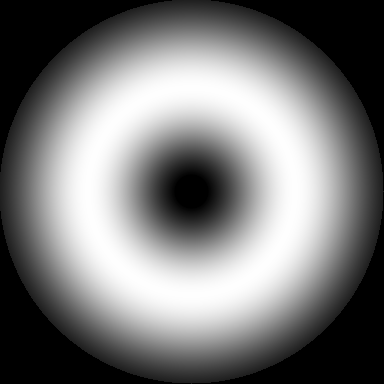
#> input picture data/2D/pupils/SPHERE/SPHERE_APO2_field_transmission_map.fits, 384 x 384 px, given in place of apod_initial_0520.fits, which was not available
$ python comapre_sphere-apodizer_profiles.py   (older library calls are emulated)
#> lines starting #> are read from the running program, lines starting #| are printed output that depends on the picture; pictures that were not available may be replaced by others from this repository, and a replacement may not be noted
### corono/default.py
#!/usr/bin/env python3
# -*- coding: utf-8 -*-
"""
Created on Tue Aug 28 16:49:07 2018

Author: Mamadou N'Diaye <mamadou.ndiaye@oca.eu>

License: MIT license

"""

#%%
"""
Default parameters
"""
#%%
def get_default_params_Coronagraph():
    r"""
    Gets the default parameters for the Coronagraph class.

    Parameters
    ----------
    PupilID : float (default=0.14)
        Pupil central obstruction size :math:`d` in fraction of the pupil
        diameter :math:`D`

    LyotStopID : float (default=0.28)
        Lyot stop central obstruction size :math:`d_S` in fraction of the pupil
        diameter :math:`D`

    rho0 : float (default=5)
        Inner edge :math:`\rho_0` of the search area in the coronagraphic image

    rho1 : float (default=10)
        Outer edge :math:`\rho_1` of the search area in the coronagraphic image

    nPup : int (default=200)
        Sampling across the pupil diameter :math:`D`

    nImg : int (default=200)
        Sampling across the final image plane along one axis for 1D simulations

    Fmax : float (default=25)
        Maximum spatial frequency in the final image plane for 1D simulations

    nImg2d : int (default=44)
        Final image plane sampling for 2D simulations

    Fmax2d : float (default=22)
        Maximum spatial frequency in the final image plane for 2D simulations

    lam0 : float (default=1.0)
        Central wavelength :math:`\lambda_0`

    bw : float (default=0.2)
        Spectral bandwidth :math:`\Delta\lambda/\lambda_0`

    nlam : int (default=5)
        Spectral sampling

    R : float (default=1)
        Unitary radius of the pupil

    fdir : string (default='')
        Directory

    CtrBtwnPix : boolean (default=True)
        Keyword to work with pupil arrays that are centered between four pixels
        from pupil to the coronagraph mask focal plane if True

    CtrBtwnPix2 : boolean (default=False)
        Keyword to work with image arrays that are centered between four pixels
        from pupil to the final image plane to if True

    Pupil2dSym : boolean (default=False)
        Keyword to use faster computation for symmetric pupils

    Returns
    ----------
    tmp : dict
        Dictionary with parameters and all their default values.

    References
    ----------
    .. [1] M. N'Diaye, L. Pueyo, and R. Soummer, Apodized Pupil Lyot Coronagraphs for
        Arbitrary Apertures. IV. Reduced Inner Working Angle and Increased
        Robustness to Low-order Aberrations, ApJ 799, 2, 225 (2015).

        http://iopscience.iop.org/article/10.1088/0004-637X/799/2/225/meta.

    .. [2] M. N'Diaye, R. Soummer, L. Pueyo, A. Carlotti, C. Stark, M. Perrin,
        Apodized Pupil Lyot Coronagraphs for Arbitrary Apertures. V. Hybrid
        Shaped Pupil Designs for Imaging Earth-like planets with Future
        Space Observatories, ApJ 818, 2, 163 (2016).

        http://iopscience.iop.org/article/10.3847/0004-637X/818/2/163/meta


    """
    tmp = {'PupilID':0.14,'LyotStopID':0.28,'LyotStopOD':1.0,
           'rho0':9,'rho1':10,
           'rho0direct':0.7, 'rho1direct':6.0,
           'nPup':50,'nImg':50,'Fmax':25,'nFPM':25,
           'nImg2d':44, 'Fmax2d':22,
           'bw':0.2,'lam0':1.0,'nlam':1, 'wv':1.593e-6,
           'R':1.0,
           'fdir':'',
           'CtrBtwnPix':True, 'CtrBtwnPix2':False,
           'Pupil2dSym':True,
           'Pupil1d':None, 'LyotStop1d':None,
           'Pupil2d':None, 'LyotStop2d':None,
           'ImPart':True, 'lam_t':None}

    return tmp

#%%
def get_default_params_APLC1d():
    r"""
    Gets the default parameters for the APLC1d Coronagraph subclass.

    Parameters
    ----------
    rMask : float
        Focal plane mask (FPM) radius :math:`m/2` in :math:`\lambda_0/D`

    nFPM : int
        Mask sampling

    Returns
    ----------
    tmp : dict
        Dictionary that contains all the default values of the
        Coronagraph class and the APLC1d subclass

    """
    tmp = get_default_params_Coronagraph()
    tmp.update({'rMask':2.8,'nFPM':50, 'corono_name':'APLC',
                'Pupil1d':None, 'LyotStop1d':None})

    return tmp

#%%
def get_default_params_SP1d():
    r"""
    Gets the default parameters for the SP1d Coronagraph subclass.

    Parameters
    ----------
    rMask : float
        Focal plane mask (FPM) radius :math:`m/2` in :math:`\lambda_0/D`

    nFPM : int
        Mask sampling

    Returns
    ----------
    tmp : dict
        Dictionary that contains all the default values of the
        Coronagraph class and the APLC1d subclass

    """
    tmp = get_default_params_Coronagraph()
    tmp.update({'rMask':5.0,'nFPM':50, 'corono_name':'SP',
                'Pupil1d':None, 'LyotStop1d':None})

    return tmp


#%%
def get_default_params_DZPM1d():
    r"""
    Gets the default parameters for the DZPM1d Coronagraph subclass.

    Parameters
    ----------
    rMask1 : float (default=0.875/2)
        Inner part of the focal plane mask radius :math:`m_1/2` in
        :math:`\lambda_0/D`

    rMask2 : float (default=1.453/2)
        Outer part of the focal plane mask radius :math:`m_2/2` in
        :math:`\lambda_0/D`

    OPDx1 : float (default=0.309)
        Optical path difference :math:`\delta_1/2` in :math:`\lambda_0`
        for the inner part of the FPM

    OPDx2 : float (default=0.672)
        Optical path difference :math:`\delta_2/2` in :math:`\lambda_0`
        for the outer part of the FPM

    ome1 : float (default=-2.340)
        Second order term :math:`\omega_1` for an apodization with amplitude transmission
        polynomial function

    ome2 : float (default=2.051)
        Forth order term :math:`\omega_2` for an apodization with amplitude transmission
        polynomial function

    beta : float (default=-0.236)
        Coefficient :math:`\beta` in :math:`\lambda_0` related to a defocus shift that is applied to the
        focal plane mask. Equivalent to a phase entrance pupil apodization.

    nFPM : float (default=68.82)
        Mask sampling

    Returns
    ----------
    tmp : dict
        Dictionary with all the default values of the
        Coronagraph class and the DZPM1d subclass.

    References
    ----------
    .. [1] R. Soummer, K. Dohlen, and C. Aime, Achromatic dual-zone phase mask
        stellar coronagraph, A&A 403, 1 (2003).

        https://www.aanda.org/articles/aa/abs/2003/19/aa3246/aa3246.html

    .. [2] M. N'Diaye, K. Dohlen, S. Cuevas, R. Soummer, C. Sánchez-Pérez,
        F. Zamkotsian, Improved achromatization of phase mask coronagraphs
        using colored apodization, A&A 538, A55 (2012).

        https://www.aanda.org/articles/aa/abs/2012/02/aa17661-11/aa17661-11.html

    .. [3] J. R. Delorme, M. N'Diaye, R. Galicher, K. Dohlen, P. Baudoz,
        A. Caillat, G. Rousset, R. Soummer, O. Dupuis, Laboratory validation of
        the dual-zone phase mask coronagraph in broadband light at the
        high-contrast imaging THD testbed, A&A 592, A119 (2016).

        https://www.aanda.org/articles/aa/abs/2016/08/aa28587-16/aa28587-16.html

    """
    tmp = get_default_params_Coronagraph()
    tmp.update({'rMask1':0.875/2, 'rMask2':1.453/2.,
           'OPDx1':0.309, 'OPDx2':0.672,
           'ome1':-2.340, 'ome2':2.051, 'beta':-0.236,
           'nFPM':68.82312456985547,
           'corono_name':'DZPM',
           'Pupil1d':None, 'LyotStop1d':None})

    return tmp

#%%
def get_default_params_HDZPM1d():
    r"""
    Gets the default parameters for the DZPM1d Coronagraph subclass.
    The central part of the FPM is opaque.

    Parameters
    ----------
    rMask1 : float (default=0.875/2)
        Inner part of the focal plane mask radius :math:`m_1/2` in
        :math:`\lambda_0/D`

    rMask2 : float (default=1.453/2)
        Outer part of the focal plane mask radius :math:`m_2/2` in
        :math:`\lambda_0/D`

    OPDx2 : float (default=0.672)
        Optical path difference :math:`\delta_2/2` in :math:`\lambda_0`
        for the outer part of the FPM

    ome1 : float (default=-2.340)
        Second order term :math:`\omega_1` for an apodization with amplitude transmission
        polynomial function

    ome2 : float (default=2.051)
        Forth order term :math:`\omega_2` for an apodization with amplitude transmission
        polynomial function

    beta : float (default=-0.236)
        Coefficient :math:`\beta` in :math:`\lambda_0` related to a defocus shift that is applied to the
        focal plane mask. Equivalent to a phase entrance pupil apodization.

    nFPM : float (default=68.82)
        Mask sampling

    Returns
    ----------
    tmp : dict
        Dictionary with all the default values of the
        Coronagraph class and the DZPM1d subclass.

    References
    ----------
    .. [1] R. Soummer, K. Dohlen, and C. Aime, Achromatic dual-zone phase mask
        stellar coronagraph, A&A 403, 1 (2003).

        https://www.aanda.org/articles/aa/abs/2003/19/aa3246/aa3246.html

    .. [2] M. N'Diaye, K. Dohlen, S. Cuevas, R. Soummer, C. Sánchez-Pérez,
        F. Zamkotsian, Improved achromatization of phase mask coronagraphs
        using colored apodization, A&A 538, A55 (2012).

        https://www.aanda.org/articles/aa/abs/2012/02/aa17661-11/aa17661-11.html

    .. [3] J. R. Delorme, M. N'Diaye, R. Galicher, K. Dohlen, P. Baudoz,
        A. Caillat, G. Rousset, R. Soummer, O. Dupuis, Laboratory validation of
        the dual-zone phase mask coronagraph in broadband light at the
        high-contrast imaging THD testbed, A&A 592, A119 (2016).

        https://www.aanda.org/articles/aa/abs/2016/08/aa28587-16/aa28587-16.html

    """
    tmp = get_default_params_Coronagraph()
    tmp.update({'rMask1':0.875/2, 'rMask2':1.453/2.,
           'OPDx2':0.672,
           'nFPM':68.82312456985547,
           'corono_name':'HDZPM',
           'Pupil1d':None, 'LyotStop1d':None})

    return tmp

#%%
def get_default_params_HTZPM1d():
    r"""
    Gets the default parameters for the TZPM1d Coronagraph subclass.
    The central part of the FPM is opaque.

    Parameters
    ----------
    rMask1 : float (default=0.875/2)
        Inner part of the focal plane mask radius :math:`m_1/2` in
        :math:`\lambda_0/D`

    rMask2 : float (default=1.453/2)
        Outer part of the focal plane mask radius :math:`m_2/2` in
        :math:`\lambda_0/D`

    rMask3 : float (default=1.453/2)
        Outer part of the focal plane mask radius :math:`m_3/2` in
        :math:`\lambda_0/D`

    OPDx2 : float (default=0.672)
        Optical path difference :math:`\delta_2/2` in :math:`\lambda_0`
        for the outer part of the FPM

    OPDx3 : float (default=0.672)
        Optical path difference :math:`\delta_2/2` in :math:`\lambda_0`
        for the outer part of the FPM

    ome1 : float (default=-2.340)
        Second order term :math:`\omega_1` for an apodization with amplitude transmission
        polynomial function

    ome2 : float (default=2.051)
        Forth order term :math:`\omega_2` for an apodization with amplitude transmission
        polynomial function

    beta : float (default=-0.236)
        Coefficient :math:`\beta` in :math:`\lambda_0` related to a defocus shift that is applied to the
        focal plane mask. Equivalent to a phase entrance pupil apodization.

    nFPM : float (default=68.82)
        Mask sampling

    Returns
    ----------
    tmp : dict
        Dictionary with all the default values of the
        Coronagraph class and the DZPM1d subclass.

    References
    ----------
    .. [1] R. Soummer, K. Dohlen, and C. Aime, Achromatic dual-zone phase mask
        stellar coronagraph, A&A 403, 1 (2003).

        https://www.aanda.org/articles/aa/abs/2003/19/aa3246/aa3246.html

    .. [2] M. N'Diaye, K. Dohlen, S. Cuevas, R. Soummer, C. Sánchez-Pérez,
        F. Zamkotsian, Improved achromatization of phase mask coronagraphs
        using colored apodization, A&A 538, A55 (2012).

        https://www.aanda.org/articles/aa/abs/2012/02/aa17661-11/aa17661-11.html

    .. [3] J. R. Delorme, M. N'Diaye, R. Galicher, K. Dohlen, P. Baudoz,
        A. Caillat, G. Rousset, R. Soummer, O. Dupuis, Laboratory validation of
        the dual-zone phase mask coronagraph in broadband light at the
        high-contrast imaging THD testbed, A&A 592, A119 (2016).

        https://www.aanda.org/articles/aa/abs/2016/08/aa28587-16/aa28587-16.html

    """
    tmp = get_default_params_Coronagraph()
    tmp.update({'rMask1':0.875/2, 'rMask2':1.453/2., 'rMask3':2.1/2,
           'OPDx2':0.672, 'OPDx3':0.8,
           'nFPM':68.82312456985547,
           'corono_name':'HTZPM',
           'Pupil1d':None, 'LyotStop1d':None})

    return tmp


#%%
def get_default_params_APLC2d():
    r"""
    Gets the default parameters for the APLC2d Coronagraph subclass.

    Parameters
    ----------
    rMask : float
        Focal plane mask (FPM) radius :math:`m/2` in :math:`\lambda_0/D`

    nPup : int
        Sampling across the pupil diameter :math:`D`

    nFPM : int
        Sampling across the mask diameter :math:`m`

    Pupil2d : array_like
        2D entrance pupil :math:`P_0`

    LyotStop2d : array_like
        2D Lyot stop :math:`L`

    OPDmap2d : array_like
        2D OPD phase map :math:`\delta`

    Returns
    ----------
    tmp : dict
        Dictionary with all the default values of the
        Coronagraph class and the APLC2d subclass

    """
    tmp = get_default_params_Coronagraph()
    tmp.update({'rMask':2.8,
                'nPup':30, 'nFPM':25,
                'corono_name':'APLC',
                'Pupil2d':None, 'LyotStop2d':None,
                'OPDmap2d':None, 'Ampmap2d':None})

    return tmp

#%%
def get_default_params_SP2d():
    r"""
    Gets the default parameters for the SP2d Coronagraph subclass.

    Parameters
    ----------
    rMask : float
        Focal plane mask (FPM) radius :math:`m/2` in :math:`\lambda_0/D`

    nPup : int
        Sampling across the pupil diameter :math:`D`

    nFPM : int
        Sampling across the mask diameter :math:`m`

    Pupil2d : array_like
        2D entrance pupil :math:`P_0`

    Returns
    ----------
    tmp : dict
        Dictionary with all the default values of the
        Coronagraph class and the APLC2d subclass

    """
    tmp = get_default_params_Coronagraph()
    tmp.update({'rMask':2.8,
                'nPup':30, 'nFPM':25,
                'corono_name':'SP',
                'Pupil2d':None, 'LyotStop2d':None,
                'OPDmap2d':None, 'Ampmap2d':None
                })
    return tmp

#%%
def get_default_params_DZPM2d():
    r"""
    Gets the default parameters for the DZPM1d Coronagraph subclass.

    Parameters
    ----------
    rMask1 : float (default=0.875/2)
        Inner part of the focal plane mask radius :math:`m_1/2` in
        :math:`\lambda_0/D`

    rMask2 : float (default=1.453/2)
        Outer part of the focal plane mask radius :math:`m_2/2` in
        :math:`\lambda_0/D`

    OPDx1 : float (default=0.309)
        Optical path difference :math:`\delta_1/2` in :math:`\lambda_0`
        for the inner part of the FPM

    OPDx2 : float (default=0.672)
        Optical path difference :math:`\delta_2/2` in :math:`\lambda_0`
        for the outer part of the FPM

    ome1 : float (default=-2.340)
        Second order term :math:`\omega_1` for an apodization with amplitude transmission
        polynomial function

    ome2 : float (default=2.051)
        Forth order term :math:`\omega_2` for an apodization with amplitude transmission
        polynomial function

    beta : float (default=-0.236)
        Coefficient :math:`\beta` in :math:`\lambda_0` related to a defocus shift that is applied to the
        focal plane mask. Equivalent to a phase entrance pupil apodization.

    nFPM : float (default=68.82)
        Mask sampling

    Pupil2d : array_like
        2D entrance pupil :math:`P_0`

    LyotStop2d : array_like
            2D Lyot stop :math:`L`

    Returns
    ----------
    tmp : dict
        Dictionary with all the default values of the
        Coronagraph class and the DZPM1d subclass.

    References
    ----------
    .. [1] R. Soummer, K. Dohlen, and C. Aime, Achromatic dual-zone phase mask
        stellar coronagraph, A&A 403, 1 (2003).

        https://www.aanda.org/articles/aa/abs/2003/19/aa3246/aa3246.html

    .. [2] M. N'Diaye, K. Dohlen, S. Cuevas, R. Soummer, C. Sánchez-Pérez,
        F. Zamkotsian, Improved achromatization of phase mask coronagraphs
        using colored apodization, A&A 538, A55 (2012).

        https://www.aanda.org/articles/aa/abs/2012/02/aa17661-11/aa17661-11.html

    .. [3] J. R. Delorme, M. N'Diaye, R. Galicher, K. Dohlen, P. Baudoz,
        A. Caillat, G. Rousset, R. Soummer, O. Dupuis, Laboratory validation of
        the dual-zone phase mask coronagraph in broadband light at the
        high-contrast imaging THD testbed, A&A 592, A119 (2016).

        https://www.aanda.org/articles/aa/abs/2016/08/aa28587-16/aa28587-16.html

    """
    tmp = get_default_params_Coronagraph()
    tmp.update({'rMask1':0.875/2, 'rMask2':1.453/2.,
           'OPDx1':0.309, 'OPDx2':0.672,
           'ome1':-2.340, 'ome2':2.051, 'beta':-0.236,
           'nFPM':25, 'nPup':30,
           'corono_name':'DZPM',
           'Pupil2d':None, 'LyotStop2d':None,
           'OPDmap2d':None, 'Ampmap2d':None})

    return tmp

#%%
# [400 lines left out: functions get_default_params_1d_ProblemMatrix, get_default_params_1d_MaxTauProblemMatrix, get_default_params_1d_MaxContrastProblemMatrix, get_default_params_1d_MaxSNR, get_default_params_2d_ProblemMatrix, get_default_params_2d_MaxTauProblemMatrix and 1 more, not called in this run]

### scripts/2D/sphere-apodizer/comapre_sphere-apodizer_profiles.py
#!/usr/bin/env python3
# -*- coding: utf-8 -*-
"""
Created on Tue Nov  6 16:43:27 2018

Author: Mamadou N'Diaye <mamadou.ndiaye@oca.eu>

License: MIT license

"""

import numpy as np
import matplotlib.pyplot as plt
from pathlib import Path
from pyzelda.utils import imutils, zernike
from vigan.optics import aperture

ftsz = 16
plt.rcParams.update({'font.size': ftsz})

import os
from matplotlib import cm
from astropy.io import fits
import corono as coro

#from scipy.misc import imresize
import cv2

#%% parameters
"""
Parameters
"""
plt.close('all')
if True:
    # Telescope name
    corono_name  = 'APLC' # 'SP' or 'APLC'
    pupil_name   = 'vlt_btw2' # 'vlt' or 'sbr' or 'lvr'
    problem_name = 'MaxContrastL1' # 'MaxContrastL1' #'MaxTau' # , 'MaxContrastLinf' # #
    solver       = 'gurobipy' # 'stdgrb' #  'gurobipy', 'scipy.linprog'

    MinIsland   = False
    Binarity    = False
    FirstDerGlobalLim = 1.
    BinarityReg       = 0.1
    LSRobustness = True

    #nPup = corono0.params['nPup']
    nArr_th = 520
    nPup_th = 520
    nPup0_th= 500
    nFPM = 50
    Fmax2d = 22.5
    nImg2d = 45

    wv        = 1.593e-6
    dAper     = 8
    mas2rad   = np.pi/(180.*3600)
    rMask_m   = 287e-6/2.
    Fratio    = 40
    rMask0  = rMask_m/(wv*Fratio)
    rMask_mas = 1000.*rMask0 * (wv/dAper)/mas2rad
    print('Mask radius: {0:.2f} mas at {1:.3f}um'.format(rMask_mas, wv*1e6))

    # use real data
    use_real_data = True
    if use_real_data:
        nArr_re = 384 #520
        nPup_re = 384 #520
        nPup0_re = 384 #500


    # apodizer type
    ApodBinary = False

    # mask radius in lam0/D unit
    rMask_th = rMask0*(nPup_th/nPup0_th)

    # dark zone bounds (inner and outer edges) in lam0/D unit
    rho0 =  0.0
    rho1 = 20.0

    # contrast in the dark region
    cDarkHole = 6.0

    # tau (integrated Pupil transmission)
    tau   = 0.756

    # CtrBtwnPix2
    CtrBtwnPix  = True
    CtrBtwnPix2 = False
    Pupil2dSym  = False # set it True only for optimization
    ImPart      = True

    if use_real_data:
        CtrBtwnPix  = False
        CtrBtwnPix2 = False

    #nlam
    bw   = 0.2
    nlam = 5

    do_fits = True

nlambis = 11

nImg2dbis = 134 #256
Fmax2dbis0 = nImg2dbis/(2*(wv/950e-9))

Fmax2dbis_th = Fmax2dbis0*(nPup_th/nPup0_th)

do_plot = False

# separation for contrast estimates
sepbis=3.0
septer=5.0

# maximum pixel shift along a given axis for apodizer
pix_max = 10
nLinShift = 5


#%%
"""
### File reading for Pupil and Lyot stop
"""
if True:
#    fdir = Path('../../data/2D/pupils/').resolve()
    fdir = Path('/Users/mndiaye/scratch/data/Coronagraphs/data/2D/pupils/').resolve()

    fdir_apod_th = Path('/Users/mndiaye/scratch/data/Coronagraphs/data/2D/pupils/SPHERE/upgrade/').resolve()

    fname_apod_th = f'apod_initial_{nArr_th:04d}.fits'
    if ApodBinary is True:
        fname_apod_th = f'apod_binary_{nArr_th:04d}.fits'


    if pupil_name == 'vlt_btw2':
        fname_pup = f'pupil=vlt_btw_nPup={nPup0_th}_nArr={nArr_th}.fits'
        fname_lys = f'sphere_stop_ST_ALC2_nPup={nPup0_th}_nArr={nArr_th}.fits'

    # if use_real_data is True:
    fdir_apod_re = Path('/Users/mndiaye/scratch/data/Coronagraphs/data/2D/pupils/SPHERE/').resolve()
    fname_apod_re = 'SPHERE_APO1_field_transmission_map.fits'
        # [13 lines of commented-out code are left out]
"""
### Working directories
"""
fdir = Path('/Users/mndiaye/scratch/data/Coronagraphs/results/2D/dat_pyth').resolve() / pupil_name

fdir_pdf = Path('/Users/mndiaye/scratch/data/Coronagraphs/results/2D/plots/').resolve()
if not os.path.exists(fdir_pdf):
    os.makedirs(fdir_pdf)

#%%
"""
### Read the apodizer file
"""

fpath_apod_th = fdir_apod_th / fname_apod_th
Apod2d_th_int = fits.getdata(fpath_apod_th,)
#> Apod2d_th_int is the input picture: shape (384, 384) >f4; min 0, max 0.998, mean 0.475

fpath_apod_re = fdir_apod_re / fname_apod_re
Apod2d_re_amp = fits.getdata(fpath_apod_re,)
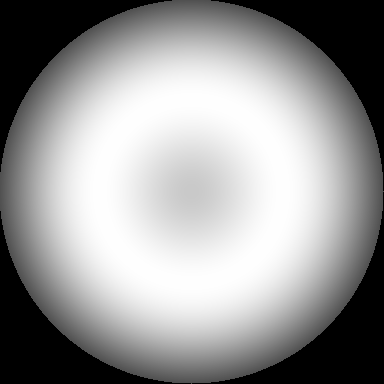
#> input picture data/2D/pupils/SPHERE/SPHERE_APO1_field_transmission_map.fits, 384 x 384 px, found by its file name
#> Apod2d_re_amp is the input picture: shape (384, 384) >f4; min 0, max 1, mean 0.593

#%%
"""
### Display images
"""
f3 = plt.figure(0, (8, 4.5))
plt.clf()
ax1 = plt.subplot(121)
im = ax1.imshow(np.sqrt(Apod2d_th_int), vmin=0, vmax=1, cmap='inferno')
plt.title('Spec')

ax2 = plt.subplot(122)
im = plt.imshow(Apod2d_re_amp, vmin=0, vmax=1, cmap='inferno')
plt.title('IRDIS meas.')

f3.subplots_adjust(bottom=0.1, top=0.9, left=0.1, right=0.8,
                wspace=0.02, hspace=0.02)

f3.subplots_adjust(right=0.85)
cbar_ax = f3.add_axes([0.85, 0.15, 0.05, 0.7])
cbar    = f3.colorbar(im, cax=cbar_ax)
cbar.ax.set_ylabel('Normalized amplitude', rotation=270, labelpad = 20)
plt.tight_layout()
plt.show()
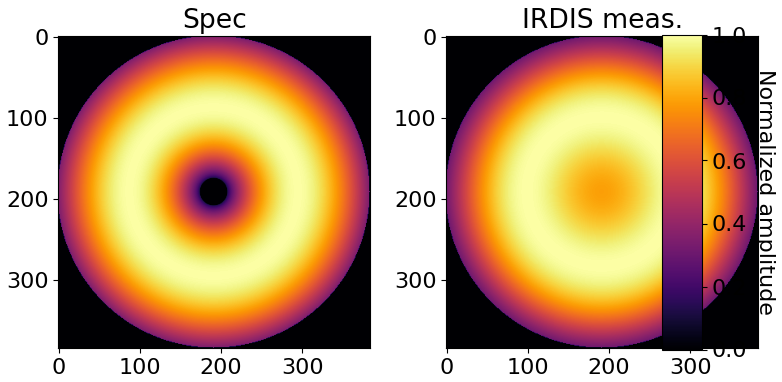
#> figure drawn by matplotlib, 3 panels

#%%
"""
### Display images
"""
f3 = plt.figure(1, (8, 4.5))
plt.clf()
ax1 = plt.subplot(121)
im = ax1.imshow(np.abs(Apod2d_th_int)**2, vmin=0, vmax=1, cmap='inferno')
plt.title('Spec')

ax2 = plt.subplot(122)
im = plt.imshow(np.abs(Apod2d_re_amp)**2, vmin=0, vmax=1, cmap='inferno')
plt.title('IRDIS meas.')

f3.subplots_adjust(bottom=0.1, top=0.9, left=0.1, right=0.8,
                wspace=0.02, hspace=0.02)

f3.subplots_adjust(right=0.85)
cbar_ax = f3.add_axes([0.85, 0.15, 0.05, 0.7])
cbar    = f3.colorbar(im, cax=cbar_ax)
cbar.ax.set_ylabel('Normalized intensity', rotation=270, labelpad = 20)
plt.tight_layout()
plt.show()
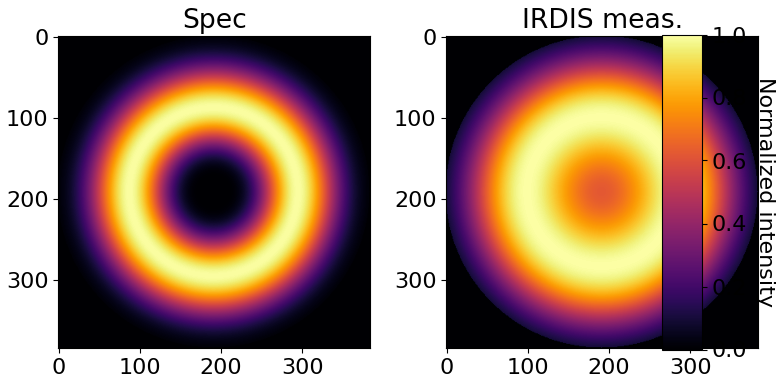
#> figure drawn by matplotlib, 3 panels


#%%
"""
### Radial cut of the amplitude profiles
"""
rad_th = (np.arange(nArr_th)-nArr_th//2)/(nPup0_th)
rad_re = (np.arange(nArr_re)-nArr_re//2+0.5)/(nPup0_re)

plt.figure(2, (8, 4.5))
plt.clf()
#> (the run stopped early here; a loop or call above may not have finished)
